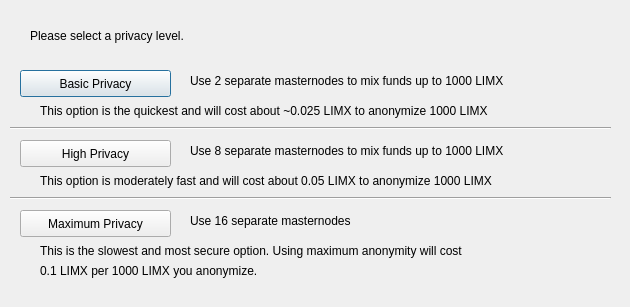
<?xml version="1.0" encoding="UTF-8"?>
<ui version="4.0">
 <class>DarksendConfig</class>
 <widget class="QDialog" name="DarksendConfig">
  <property name="geometry">
   <rect>
    <x>0</x>
    <y>0</y>
    <width>630</width>
    <height>307</height>
   </rect>
  </property>
  <property name="windowTitle">
   <string>Configure Darksend</string>
  </property>
  <widget class="QPushButton" name="buttonBasic">
   <property name="geometry">
    <rect>
     <x>20</x>
     <y>70</y>
     <width>151</width>
     <height>27</height>
    </rect>
   </property>
   <property name="text">
    <string>Basic Privacy</string>
   </property>
  </widget>
  <widget class="QPushButton" name="buttonHigh">
   <property name="geometry">
    <rect>
     <x>20</x>
     <y>140</y>
     <width>151</width>
     <height>27</height>
    </rect>
   </property>
   <property name="text">
    <string>High Privacy</string>
   </property>
  </widget>
  <widget class="QPushButton" name="buttonMax">
   <property name="geometry">
    <rect>
     <x>20</x>
     <y>210</y>
     <width>151</width>
     <height>27</height>
    </rect>
   </property>
   <property name="text">
    <string>Maximum Privacy</string>
   </property>
  </widget>
  <widget class="QLabel" name="label">
   <property name="geometry">
    <rect>
     <x>30</x>
     <y>20</y>
     <width>571</width>
     <height>31</height>
    </rect>
   </property>
   <property name="text">
    <string>Please select a privacy level.</string>
   </property>
  </widget>
  <widget class="QLabel" name="label_2">
   <property name="geometry">
    <rect>
     <x>190</x>
     <y>70</y>
     <width>421</width>
     <height>21</height>
    </rect>
   </property>
   <property name="text">
    <string>Use 2 separate masternodes to mix funds up to 1000 LIMX</string>
   </property>
  </widget>
  <widget class="QLabel" name="label_3">
   <property name="geometry">
    <rect>
     <x>190</x>
     <y>140</y>
     <width>411</width>
     <height>21</height>
    </rect>
   </property>
   <property name="text">
    <string>Use 8 separate masternodes to mix funds up to 1000 LIMX</string>
   </property>
  </widget>
  <widget class="QLabel" name="label_4">
   <property name="geometry">
    <rect>
     <x>190</x>
     <y>210</y>
     <width>421</width>
     <height>21</height>
    </rect>
   </property>
   <property name="text">
    <string>Use 16 separate masternodes</string>
   </property>
  </widget>
  <widget class="QLabel" name="label_6">
   <property name="geometry">
    <rect>
     <x>40</x>
     <y>100</y>
     <width>561</width>
     <height>21</height>
    </rect>
   </property>
   <property name="text">
    <string>This option is the quickest and will cost about ~0.025 LIMX to anonymize 1000 LIMX</string>
   </property>
  </widget>
  <widget class="QLabel" name="label_7">
   <property name="geometry">
    <rect>
     <x>40</x>
     <y>170</y>
     <width>561</width>
     <height>21</height>
    </rect>
   </property>
   <property name="text">
    <string>This option is moderately fast and will cost about 0.05 LIMX to anonymize 1000 LIMX</string>
   </property>
  </widget>
  <widget class="QLabel" name="label_8">
   <property name="geometry">
    <rect>
     <x>40</x>
     <y>240</y>
     <width>561</width>
     <height>21</height>
    </rect>
   </property>
   <property name="text">
    <string>This is the slowest and most secure option. Using maximum anonymity will cost</string>
   </property>
  </widget>
  <widget class="QLabel" name="label_9">
   <property name="geometry">
    <rect>
     <x>40</x>
     <y>260</y>
     <width>561</width>
     <height>21</height>
    </rect>
   </property>
   <property name="text">
    <string>0.1 LIMX per 1000 LIMX you anonymize.</string>
   </property>
  </widget>
  <widget class="Line" name="line">
   <property name="geometry">
    <rect>
     <x>10</x>
     <y>120</y>
     <width>601</width>
     <height>16</height>
    </rect>
   </property>
   <property name="orientation">
    <enum>Qt::Horizontal</enum>
   </property>
  </widget>
  <widget class="Line" name="line_2">
   <property name="geometry">
    <rect>
     <x>10</x>
     <y>190</y>
     <width>601</width>
     <height>16</height>
    </rect>
   </property>
   <property name="orientation">
    <enum>Qt::Horizontal</enum>
   </property>
  </widget>
 </widget>
 <resources/>
 <connections/>
</ui>
